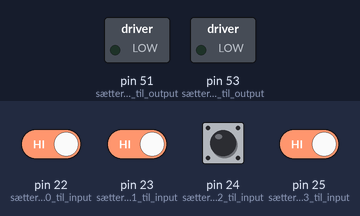
Simulated run of this program. Board: Arduino Mega 2560, built with avr-gcc and run on an emulated ATmega2560. Parts: switched loads named in the program (green lamp = pin HIGH). Inputs (shaded band) come from the test bench; at power-on: pin 22 (sætter_knap_0_til_input), pin 23 (sætter_knap_1_til_input), pin 24 (sætter_knap_2_til_input), pin 25 (sætter_knap_3_til_input) HIGH.

Above: at 0.8 s.
0.9 s: pin 23 (sætter_knap_1_til_input) driven LOW
At 1.3 s:
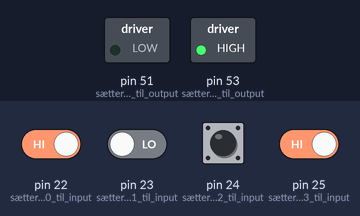
2.4 s: pin 25 (sætter_knap_3_til_input) driven LOW
At 3.6 s:
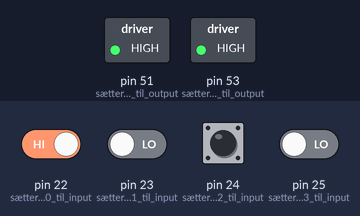
3.9 s: pin 22 (sætter_knap_0_til_input) driven LOW and pin 23 (sætter_knap_1_til_input) driven HIGH
At 4.8 s:
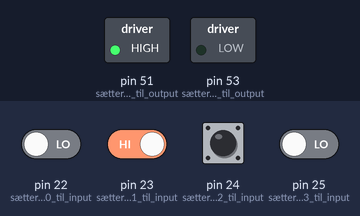
Timing chart, 0 to 6.9 s (numbered marks = the images above; inputs shaded):
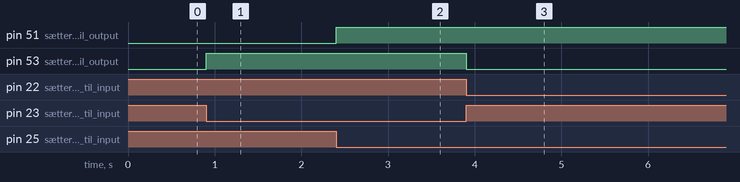

The program:

main.cpp
```cpp
#include <Arduino.h>
#include <avr/io.h>

bool on = false;
bool retning = false;

int main()
{

pinMode(53, OUTPUT); // sætter pin 53 til output til on
pinMode(51, OUTPUT); // sætter pin 51 til output til retning
pinMode(22, INPUT); // sætter knap 0 til input
pinMode(23, INPUT); // sætter knap 1 til input
pinMode(24, INPUT); // sætter knap 2 til input
pinMode(25, INPUT); // sætter knap 3 til input

// knap 0 slukker motor
// knap 1 tænder motor
// knap 2 sætter retning
// knap 3 sætter retnings


for (;;)
{
if(digitalRead(22) == 0) // slukker motor knap 0
{
  on = false;
}
if(digitalRead(23) == 0) // tænder motor knap 1
{
  on = true;
}

if(digitalRead(24) == 0) // ændre retning knap 2
{
  retning = false;
}
if(digitalRead(25) == 0) // ændre retning knap 3
{
  retning = true;
}

if(on == true) // tænder motor hvis on = true
{
  digitalWrite(53, HIGH);
}
else // slukker motor hvis on = false
{
  digitalWrite(53, LOW);
}


if(retning == true) // retning 1
{
  digitalWrite(51, HIGH);
}
else // retning 2
{
  digitalWrite(51, LOW);
}

}

}
```

Measured:
- after the input at 0.9 s, pin 53 (sætter_pin_53_til_output): LOW → HIGH at once
- after the input at 2.4 s, pin 51 (sætter_pin_51_til_output): LOW → HIGH at once
- after the input at 3.9 s, pin 53 (sætter_pin_53_til_output): HIGH → LOW at once
